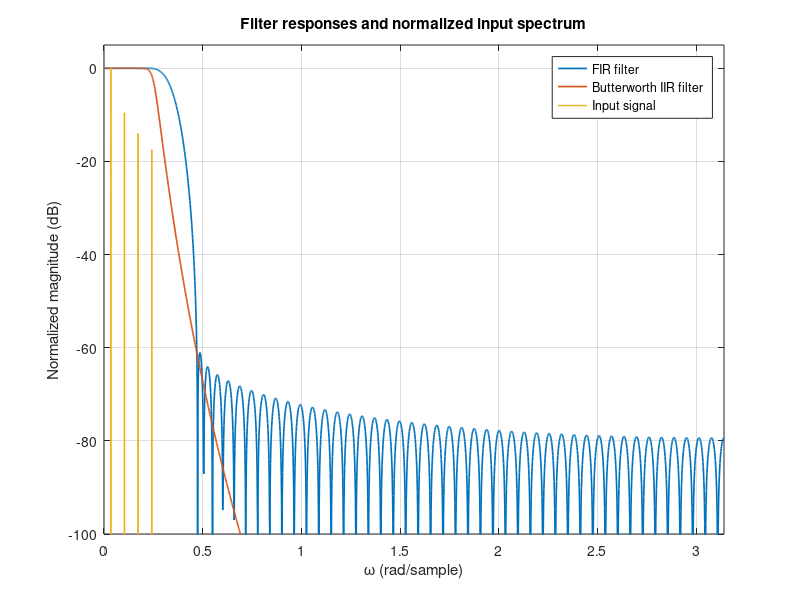
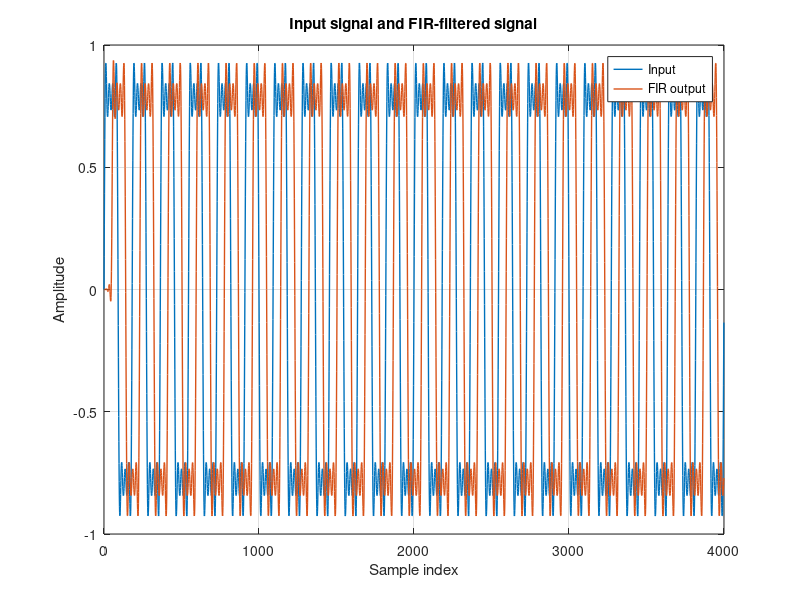
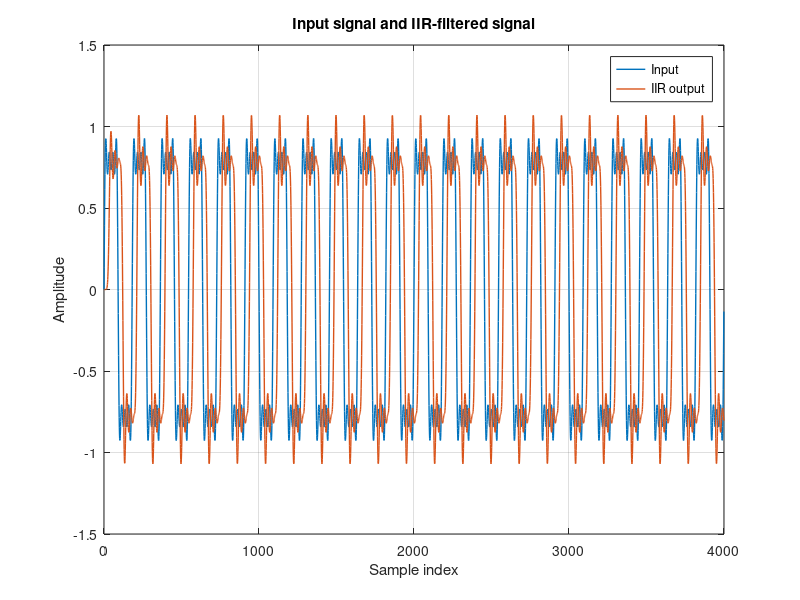
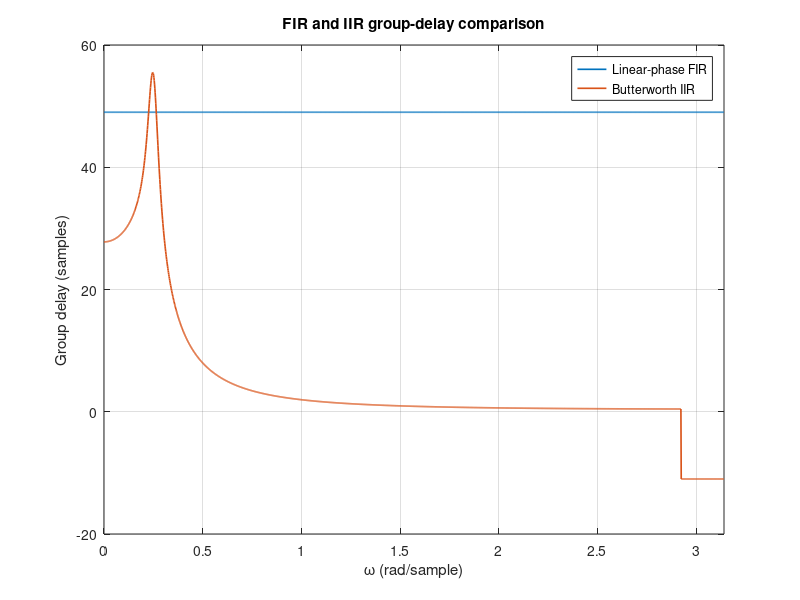

Write MATLAB code to recreate these figures, in order.
clear;
close all;
clc;

% FIR AND IIR PHASE / GROUP-DELAY STUDY
% This script loads x_fase from caso_fase.mat, applies FIR and Butterworth
% IIR low-pass filters, and compares magnitude response, time-domain
% behavior, and group delay.

data = load('caso_fase.mat');

if ~isfield(data, 'x_fase')
    error('caso_fase.mat must contain a variable named x_fase.');
end

x_fase = data.x_fase(:).';

fs = 20000;
fp = 750;
fa = 1500;

omega_p = 2*pi*fp/fs;
omega_a = 2*pi*fa/fs;

delta_p = 1 - 10^(-0.9151/20);
delta_a = 10^(-60/20);

%% FIR filter designed with a Kaiser window
[order_fir, Wn_fir, beta, filter_type] = ...
    kaiserord([omega_p omega_a], [1 0], [delta_p delta_a], 2*pi);

order_fir = order_fir + rem(order_fir, 2);

window_fir = kaiser(order_fir + 1, beta).';
omega_c = (omega_p + omega_a)/2;
n_fir = -order_fir/2:order_fir/2;

h_ideal = (omega_c/pi)*sinc((omega_c/pi).*n_fir);
h_fir = h_ideal .* window_fir;

%% Butterworth IIR filter through the bilinear transform
Td = 1;
Omega_p = (2/Td)*tan(omega_p/2);
Omega_a = (2/Td)*tan(omega_a/2);

Rp = -20*log10(1 - delta_p);
Rs = -20*log10(delta_a);

[order_iir, Omega_c_iir] = ...
    buttord(Omega_p, Omega_a, Rp, Rs, 's');

[b_iir_analog, a_iir_analog] = ...
    butter(order_iir, Omega_c_iir, 'low', 's');

[b_iir, a_iir] = ...
    bilinear(b_iir_analog, a_iir_analog, 1/Td);

%% Magnitude responses and input spectrum
N = 2000;

[H_fir, omega] = freqz(h_fir, 1, N, 2*pi);
[H_iir, ~] = freqz(b_iir, a_iir, N, 2*pi);

H_fir_dB = 20*log10(abs(H_fir) + eps);
H_iir_dB = 20*log10(abs(H_iir) + eps);

% Use a 2N-point FFT so that the first N bins cover approximately 0 to pi.
X = fft(x_fase, 2*N);
X_positive = X(1:N);
X_dB = 20*log10(abs(X_positive)/max(abs(X_positive)) + eps);

figure;
plot(omega, H_fir_dB, 'LineWidth', 1.2);
hold on;
plot(omega, H_iir_dB, 'LineWidth', 1.2);
plot(omega, X_dB, 'LineWidth', 1.0);
hold off;
xlim([0 pi]);
ylim([-100 5]);
grid on;
xlabel('\omega (rad/sample)');
ylabel('Normalized magnitude (dB)');
title('Filter responses and normalized input spectrum');
legend('FIR filter', 'Butterworth IIR filter', 'Input signal', ...
       'Location', 'best');

%% Filter the signal
y_fir = filter(h_fir, 1, x_fase);
y_iir = filter(b_iir, a_iir, x_fase);

sample_index = 0:length(x_fase)-1;

figure;
plot(sample_index, x_fase, 'LineWidth', 1.0);
hold on;
plot(sample_index, y_fir, 'LineWidth', 1.0);
hold off;
grid on;
xlabel('Sample index');
ylabel('Amplitude');
title('Input signal and FIR-filtered signal');
legend('Input', 'FIR output', 'Location', 'best');

figure;
plot(sample_index, x_fase, 'LineWidth', 1.0);
hold on;
plot(sample_index, y_iir, 'LineWidth', 1.0);
hold off;
grid on;
xlabel('Sample index');
ylabel('Amplitude');
title('Input signal and IIR-filtered signal');
legend('Input', 'IIR output', 'Location', 'best');

%% Group-delay comparison
[group_delay_fir, omega_gd] = grpdelay(h_fir, 1, N, 2*pi);
[group_delay_iir, ~] = grpdelay(b_iir, a_iir, N, 2*pi);

figure;
plot(omega_gd, group_delay_fir, 'LineWidth', 1.2);
hold on;
plot(omega_gd, group_delay_iir, 'LineWidth', 1.2);
hold off;
xlim([0 pi]);
grid on;
xlabel('\omega (rad/sample)');
ylabel('Group delay (samples)');
title('FIR and IIR group-delay comparison');
legend('Linear-phase FIR', 'Butterworth IIR', 'Location', 'best');

fprintf('FIR order: %d\n', order_fir);
fprintf('Expected FIR group delay: %.1f samples\n', order_fir/2);
fprintf('Butterworth IIR order: %d\n', order_iir);
